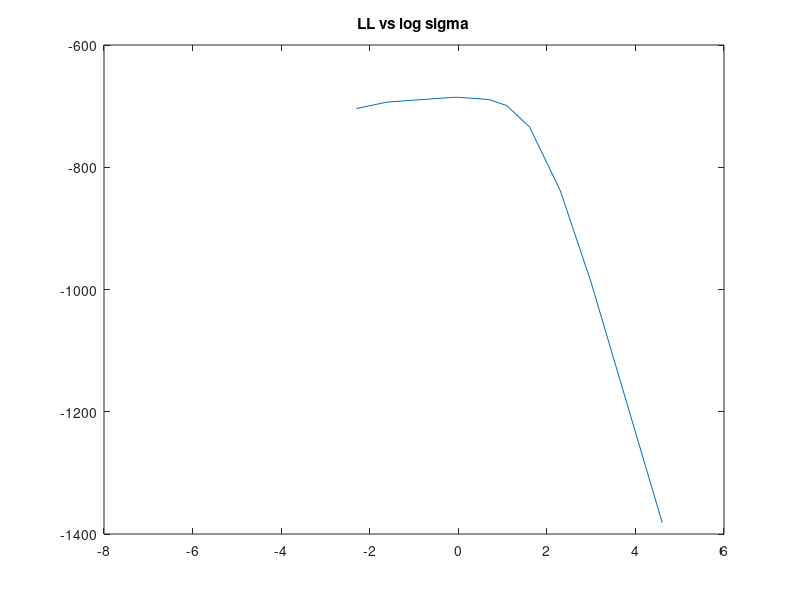
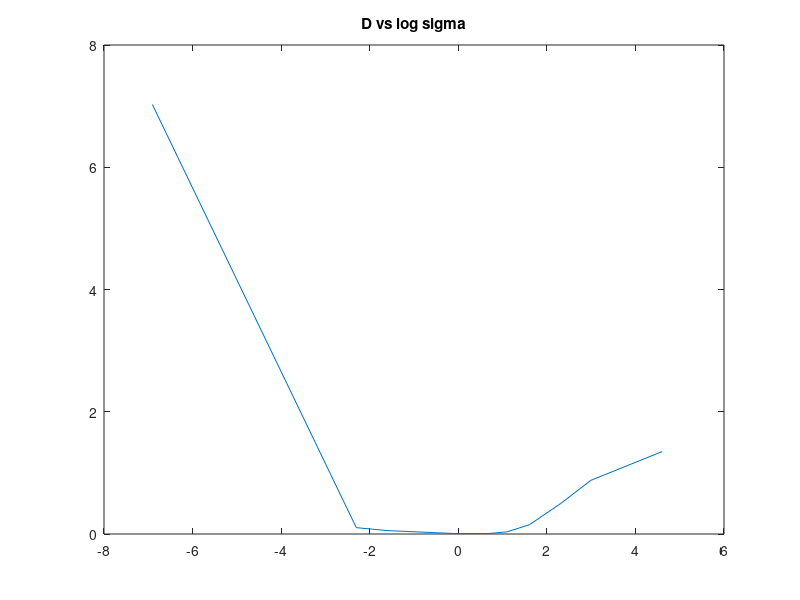

Source code (MATLAB) for these figures, in order:
samp=4.*randn(1000,1);
sig=[0.001;0.1;0.2;0.9;1;2;3;5;10;20;100];
losig=log(sig);
LL=zeros(11,1);
D=zeros(11,1);
p=randsample(1000,750);

T=zeros(750,1);
S=zeros(250,1);
t=uint16(1);
s=uint16(1);

for i=1:1000
    if ismember(i,p)==1
        T(t)=samp(i);
        t=t+1;
    else
        S(s)=samp(i);
        s=s+1;
    end
end

for i=1:11
    prod=0;
    d_el=0;
    for j=1:250
        sum=0;
        for k=1:750
            sum=sum+exp(-((S(j)-T(k))^2)/(2*sig(i)*sig(i)));
        end
        pes=sum/(750*sig(i)*sqrt(2*pi));
        pac=exp(-((S(j)^2)/32))/(4*sqrt(2*pi));
        d_el=d_el+((pes-pac)^2);
        prod=prod+log(sum);
    end
    D(i)=d_el;
    LL(i)=prod-250*log(750)-250*log(sig(i))-125*log(2*pi);
end
Prin=['Max LL at sigma equal to : 1'];

disp(Prin)


plot(losig,LL);
title(sprintf('LL vs log sigma'));
fname=sprintf('LL_vs_log_sig.png');
saveas(gcf,fname);


figure;
plot(losig,D);
title(sprintf('D vs log sigma'));
fname=sprintf('D_vs_log_sig.png');
saveas(gcf,fname);






      
